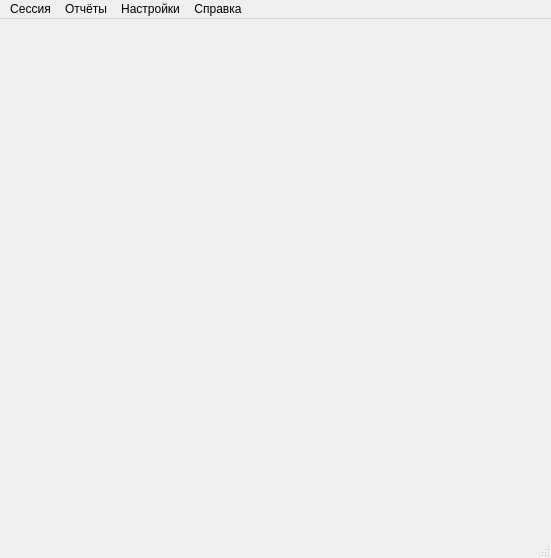
<?xml version="1.0" encoding="UTF-8"?>
<ui version="4.0">
 <class>CMainWindow</class>
 <widget class="QMainWindow" name="CMainWindow">
  <property name="geometry">
   <rect>
    <x>0</x>
    <y>0</y>
    <width>551</width>
    <height>558</height>
   </rect>
  </property>
  <property name="windowTitle">
   <string>Самсон-Касса</string>
  </property>
  <widget class="CMdiArea" name="centralwidget"/>
  <widget class="QMenuBar" name="menubar">
   <property name="geometry">
    <rect>
     <x>0</x>
     <y>0</y>
     <width>551</width>
     <height>24</height>
    </rect>
   </property>
   <widget class="QMenu" name="menuPreferences">
    <property name="title">
     <string>Настройки</string>
    </property>
    <addaction name="actConnection"/>
    <addaction name="separator"/>
    <addaction name="actAppPreferences"/>
    <addaction name="actDecor"/>
   </widget>
   <widget class="QMenu" name="menuReports">
    <property name="title">
     <string>Отчёты</string>
    </property>
    <addaction name="actReportX"/>
    <addaction name="actReportLastDocument"/>
    <addaction name="actReportOfdExchangeStatus"/>
    <addaction name="actReportQuantity"/>
    <addaction name="actReportOperators"/>
    <addaction name="actReportHours"/>
    <addaction name="actReportShiftTotalCounters"/>
    <addaction name="actReportFnTotalCounters"/>
    <addaction name="separator"/>
    <addaction name="actReportOfdTest"/>
    <addaction name="actReportCashRegisterInfo"/>
    <addaction name="actReportRegistration"/>
    <addaction name="actReportCashier"/>
   </widget>
   <widget class="QMenu" name="menuFile">
    <property name="title">
     <string>Сессия</string>
    </property>
    <addaction name="actLogin"/>
    <addaction name="actLogout"/>
    <addaction name="separator"/>
    <addaction name="actQuit"/>
    <addaction name="separator"/>
   </widget>
   <widget class="QMenu" name="menu">
    <property name="title">
     <string>Справка</string>
    </property>
    <addaction name="actAbout"/>
    <addaction name="actAboutQt"/>
   </widget>
   <addaction name="menuFile"/>
   <addaction name="menuReports"/>
   <addaction name="menuPreferences"/>
   <addaction name="menu"/>
  </widget>
  <widget class="QStatusBar" name="statusbar"/>
  <action name="action">
   <property name="text">
    <string>Соединение с ККМ</string>
   </property>
  </action>
  <action name="action_2">
   <property name="text">
    <string>Выход</string>
   </property>
  </action>
  <action name="action1">
   <property name="text">
    <string>1</string>
   </property>
  </action>
  <action name="action_4">
   <property name="text">
    <string>Настройки ККМ</string>
   </property>
  </action>
  <action name="action_5">
   <property name="text">
    <string>Настройки соединения с САМСОН</string>
   </property>
  </action>
  <action name="actLogin">
   <property name="text">
    <string>Подключиться к базе данных</string>
   </property>
  </action>
  <action name="actQuit">
   <property name="text">
    <string>Закрыть программу</string>
   </property>
  </action>
  <action name="actLogout">
   <property name="text">
    <string>Отключиться от базы данных</string>
   </property>
  </action>
  <action name="actConnection">
   <property name="text">
    <string>База данных</string>
   </property>
  </action>
  <action name="actDecor">
   <property name="text">
    <string>Внешний вид</string>
   </property>
  </action>
  <action name="actAppPreferences">
   <property name="text">
    <string>Умолчания</string>
   </property>
  </action>
  <action name="actAbout">
   <property name="text">
    <string>О програме</string>
   </property>
   <property name="menuRole">
    <enum>QAction::AboutRole</enum>
   </property>
  </action>
  <action name="actAboutQt">
   <property name="text">
    <string>O Qt</string>
   </property>
   <property name="menuRole">
    <enum>QAction::AboutQtRole</enum>
   </property>
  </action>
  <action name="actReportX">
   <property name="text">
    <string>X-отчет</string>
   </property>
  </action>
  <action name="actReportOfdExchangeStatus">
   <property name="text">
    <string>Отчет о состоянии расчетов</string>
   </property>
  </action>
  <action name="actReportLastDocument">
   <property name="text">
    <string>Копия последнего документа</string>
   </property>
  </action>
  <action name="actReportCashRegisterInfo">
   <property name="text">
    <string>Печать информации о ККТ</string>
   </property>
  </action>
  <action name="actReportOfdTest">
   <property name="text">
    <string>Диагностика соединения с ОФД</string>
   </property>
  </action>
  <action name="actReportQuantity">
   <property name="text">
    <string>Отчет количеств</string>
   </property>
  </action>
  <action name="actReportOperators">
   <property name="text">
    <string>Отчет по кассирам</string>
   </property>
  </action>
  <action name="actReportHours">
   <property name="text">
    <string>Отчет по часам</string>
   </property>
  </action>
  <action name="actReportRegistration">
   <property name="text">
    <string>Печать итогов регистрации / перерегистрации</string>
   </property>
  </action>
  <action name="actReportShiftTotalCounters">
   <property name="text">
    <string>Счетчики итогов смены</string>
   </property>
  </action>
  <action name="actReportFnTotalCounters">
   <property name="text">
    <string>Счетчики итогов ФН</string>
   </property>
  </action>
  <action name="actReportCashier">
   <property name="text">
    <string>Отчет по кассирам</string>
   </property>
  </action>
 </widget>
 <customwidgets>
  <customwidget>
   <class>CMdiArea</class>
   <extends>QWidget</extends>
   <header>library/MdiArea.h</header>
   <container>1</container>
  </customwidget>
 </customwidgets>
 <resources/>
 <connections/>
</ui>
